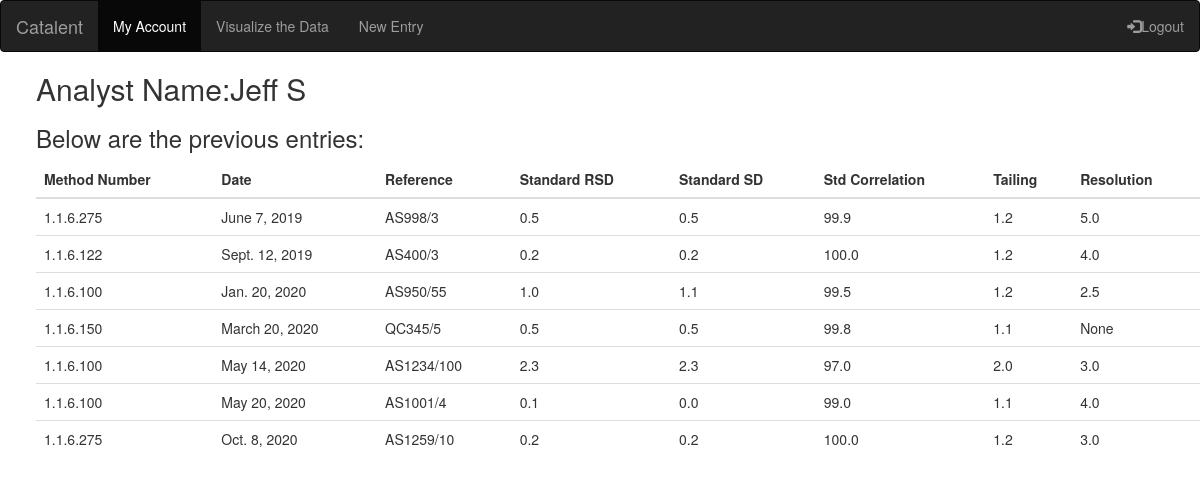
Before: /myapp/list_entry (signed in) with the older database file.
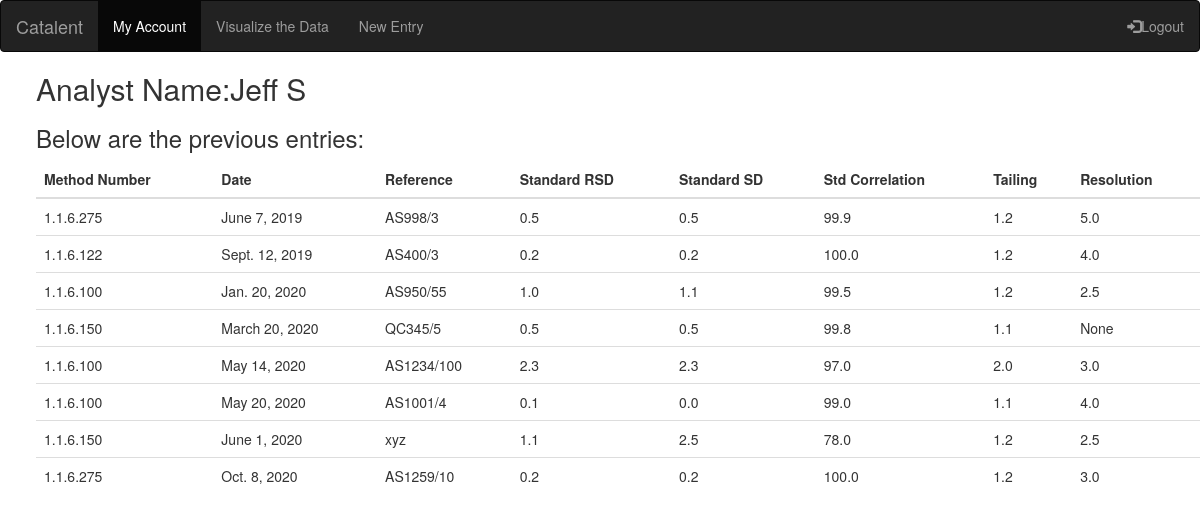
After: the same page with the newer database file.
### myapp/models.py (models this page shows, shortened)
class Analysis(models.Model):
    analyst = models.ForeignKey(Analyst, on_delete=models.CASCADE)
    method = models.ForeignKey(Method, on_delete=models.CASCADE)
    date = models.DateField()
    reference = models.CharField(max_length=50)
    standard_RSD = models.FloatField()
    standardStdDev = models.FloatField()
    CorrelationOfStandards = models.FloatField(blank=True, null=True)
    peakTailing = models.FloatField(blank=True, null=True)
    resolution = models.FloatField(blank=True, null=True)
    class Meta:
        verbose_name_plural = "Analysis"
        ordering = ["date",]

class Method(models.Model):
    Method_Name = models.CharField(max_length=50,blank=True, null=True)
    Method_Number = models.CharField(max_length=50,blank=True, null=True)
    Method_ID = models.AutoField(primary_key=True)
    class Meta:
        verbose_name_plural = "Method"

### myapp/views.py (the view)
# urls.py: path(r'list_entry',views.list_entries, name='list_entry'),
def list_entries(request):
    if request.user.is_authenticated:
        print(request.user.username)
        analyst = Analyst.objects.get(first_name__iexact=request.user.username)
        analyst_details = Analysis.objects.filter(analyst__username__iexact=request.user.username)[:20]
        return render(request, 'myapp/list_entry.html', {'analyst_details': analyst_details, 'analyst': analyst})
    else:
        msg = 'Please login to see your entries'
        return render(request, 'myapp/order_response.html', {'msg': msg})

### myapp/templates/myapp/list_entry.html
{% extends 'myapp/base.html' %}
{% block body_block %}
<h2>Analyst Name:{{ analyst.first_name }} {{ analyst.last_name }}</h2>
    <h3>Below are the previous entries:</h3>
        <table class="table table-hover">
        <thead>
          <tr>
            <th>Method Number</th>
            <th>Date</th>
            <th>Reference</th>
            <th>Standard RSD</th>
            <th>Standard SD</th>
            <th>Std Correlation</th>
            <th>Tailing</th>
            <th>Resolution</th>
          </tr>
        </thead>
        <tbody>
        {% for ent in analyst_details %}
            <tr>
                <td>{{ ent.method.Method_Number }}</td>
                <td>{{ ent.date }}</td>
                <td>{{ ent.reference }}</td>
                <td>{{ ent.standard_RSD }}</td>
                <td>{{ ent.standardStdDev }}</td>
                <td>{{ ent.CorrelationOfStandards }}</td>
                <td>{{ ent.peakTailing }}</td>
                <td>{{ ent.resolution }}</td>
            </tr>
        {% endfor %}
        </tbody>
      </table>
{% endblock %}

Changed rows visible on the page:
added Analysis: method.Method_Number "1.1.6.150", date "June 1, 2020", reference "xyz", standard_RSD "1.1", standardStdDev "2.5", CorrelationOfStandards "78.0", peakTailing "1.2", resolution "2.5"
